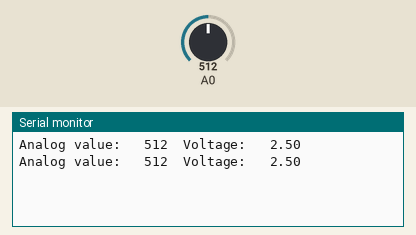
The sketch below on a simulated Arduino Uno, built with avr-gcc and run on an emulated ATmega328P. Parts: the last lines printed to the serial monitor. The inputs (shaded band) are chosen by the test bench; at power-on: A0 = 512.

Above: at 1.8 s.
1.9 s: A0 set to 716
At 2.8 s:
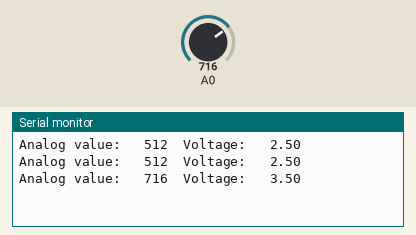
3.4 s: A0 set to 900
At 4.6 s:
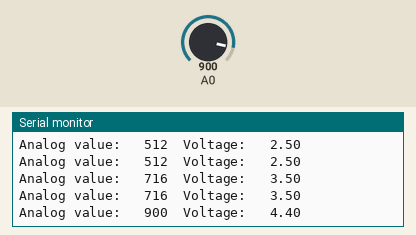
Timing chart, 0 to 6.4 s (numbered marks = the images above; inputs shaded):
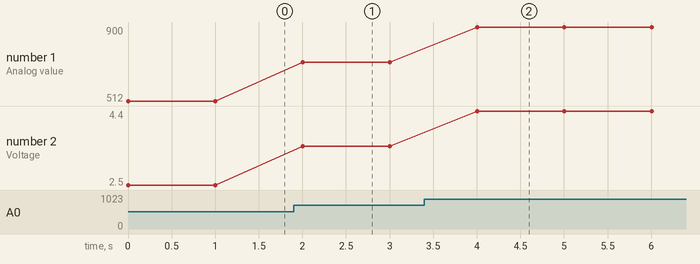

The sketch:

UVReadings.ino
```cpp
void setup() {
  // initialize serial communication at 9600 bits per second:
  Serial.begin(115200);
}

// the loop routine runs over and over again forever:
void loop() {
  // read the input on analog pin 0:
  int sensorValue = analogRead(A0);
  // Convert the analog reading (which goes from 0 - 1023) to a voltage (0 - 5V):
  float voltage = sensorValue * (5.0 / 1023.0);
  // print out the value you read:
  Serial.print("\nAnalog value: \t");
  Serial.print(sensorValue);
  Serial.print("\tVoltage: \t");
  Serial.print(voltage);

  delay(1000); //wait for 1 second
}
```

Measured:
- after the input at 1.9 s, the serial monitor: prints a new line after 0.10 s (image 1)
- after the input at 3.4 s, the serial monitor: prints a new line after 0.60 s (image 2)
- plotted number 1: 512 → 716 after the input at 1.9 s, 716 → 900 after the input at 3.4 s
- plotted number 2: 2.5 → 3.5 after the input at 1.9 s, 3.5 → 4.4 after the input at 3.4 s
